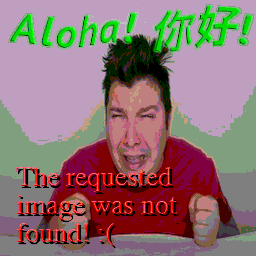
#> input picture largefiles/nick.png, 256 x 256 px
$ python -i img_edit.py   (imports and definitions only)   (older library calls are emulated)
#> lines starting #> are read from the running program, lines starting #| are printed output that depends on the picture
from PIL import Image, ImageFont, ImageDraw
import textwrap
import io

# [115 lines left out: functions get_size, size_check, gif, not called in this run]

def jpeg(file: io.BytesIO):
#> called with file = '../largefiles/nick.png'
    file_rgba = Image.open(file).convert('RGBA')

    # shrink the image to 80% of it's original size
    orig_w, orig_h = file_rgba.size
#> orig_w = 256; orig_h = 256
    small_w = round(0.8 * orig_w)
#> small_w = 205
    small_h = round(0.8 * orig_h)
#> small_h = 205
    small = (small_w, small_h)
#> small = (205, 205)
    file_rgba = file_rgba.resize(small)
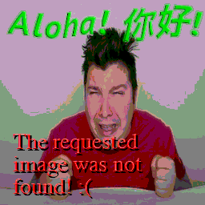
#> file_rgba: PIL image 205x205 RGBA; mean R, G, B, A 141.3, 114.7, 114.2, 255

    # create a black background behind the image (useful if it's a transparent png)
    background = Image.new('RGBA', small, (0, 0, 0))
    alpha_composite = Image.alpha_composite(background, file_rgba)
    file_rgb = alpha_composite.convert('RGB') # converting to RGB for jpeg output

    # save the image as a bytes object
    img_byte_arr = io.BytesIO()
    file_rgb.save(img_byte_arr, format='JPEG', quality = 4) # "quality = 4" lowers the quality
    result = io.BytesIO(img_byte_arr.getvalue())

    return result

# [95 lines left out: functions resize, create_caption, add_caption, not called in this run]

>>> result = jpeg('../largefiles/nick.png')
